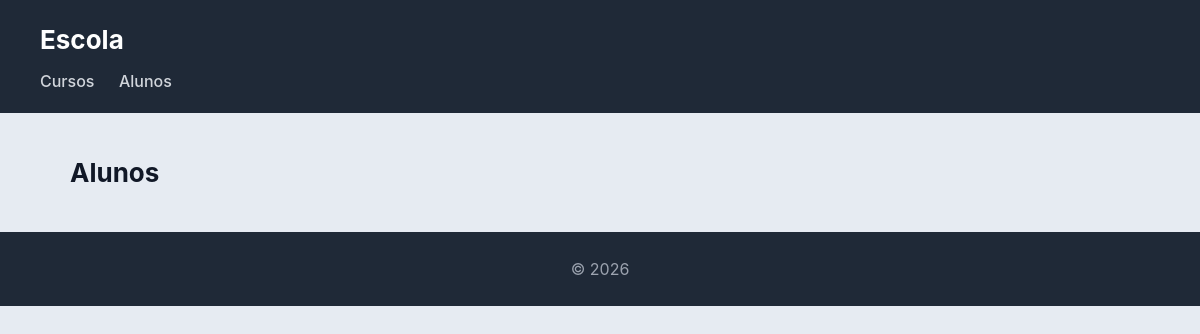
Page /cursos/alunos/ on the earlier database version.
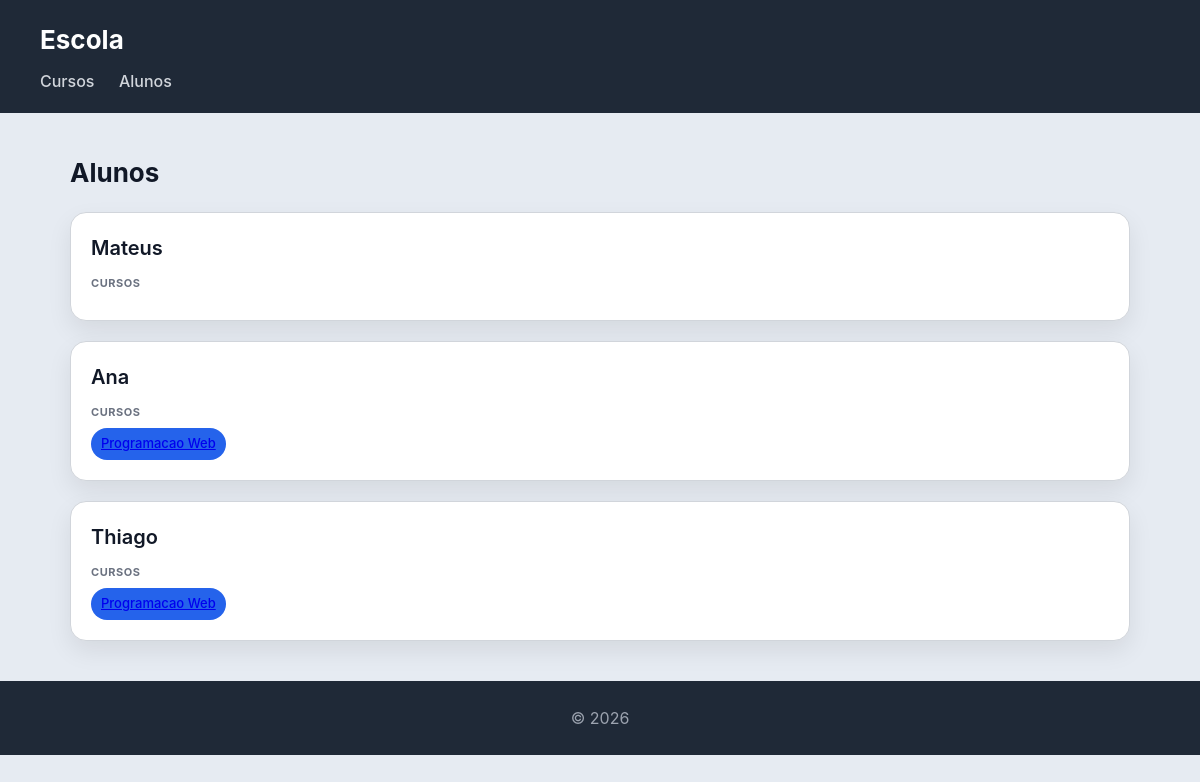
Same page on the later database version.
### cursos/models.py (models this page shows)
class Aluno(models.Model):
    nome = models.CharField(max_length=100)
    numero = models.CharField(max_length=20, unique=True)
    def __str__(self):
        return self.nome

class Curso(models.Model):
    nome = models.CharField(max_length=100)
    imagem = models.ImageField(upload_to='cursos/')
    professor = models.ForeignKey(Professor, on_delete=models.CASCADE, related_name='cursos')
    alunos = models.ManyToManyField(Aluno, related_name='cursos')
    def __str__(self):
        return self.nome

### cursos/views.py (the view)
# urls.py: path('alunos/', views.alunos_view, name='alunos'),
def alunos_view(request):
    alunos = Aluno.objects.all()
    return render(request, "cursos/alunos.html", {"alunos": alunos})

### cursos/templates/cursos/alunos.html
{% extends "cursos/base.html" %}
{% block content %}
<h2>Alunos</h2>
<section>
    {% for aluno in alunos %}
    <article>
        <header>
            <h3>{{ aluno }}</h3>
        </header>
        <section>
            <h4>Cursos</h4>
            <ul>
                {% for curso in aluno.cursos.all %}
                    <li>
                        <a href="{% url 'curso' curso.id %}">
                        {{ curso }}
                        </a>
                    </li>
               {% endfor %}
            </ul>
        </section>
    </article>
    {% endfor %}
</section>
{% endblock %}

### cursos/templates/cursos/base.html (shortened to what this page needs)
<!DOCTYPE html>
<html lang="pt">
<head>
    {% load static %}
    <link rel="stylesheet" href="{% static 'cursos/styles.css' %}">
</head>
<body>
    <header>
        <h1>Escola</h1>
        <nav>
            <a href="{% url 'cursos' %}">Cursos</a>
            <a href="{% url 'alunos' %}">Alunos</a>
        </nav>
    </header>
    <main>
        {% block content %}{% endblock %}
    </main>
    <footer>
        <p>&copy; 2026</p>
    </footer>
</body>
</html>

### cursos/static/cursos/styles.css (style rules this page uses)
* { box-sizing: border-box; margin: 0; padding: 0; }
body { font-family: "Inter", "Segoe UI", system-ui, -apple-system, sans-serif; background: #e6ebf2; color: #111827; line-height: 1.5; }
body > header { background: #1f2937; color: white; padding: 20px 40px; }
body > header h1 { font-size: 26px; }
body > header nav { margin-top: 10px; }
body > header nav a { color: #d1d5db; margin-right: 20px; text-decoration: none; font-weight: 500; }
main { max-width: 1100px; margin: 40px auto; padding: 0 20px; }
h2 { margin-bottom: 20px; font-size: 26px; }
section > article { background: white; padding: 20px; border-radius: 16px; border: 1px solid #d1d5db; box-shadow: 0 10px 25px rgba(0,0,0,0.08); transition: all 0.25s ease; margin-bottom: 20px; }
article > header { margin-bottom: 12px; }
article > header > h3 { font-size: 20px; font-weight: 600; margin-bottom: 4px; }
article > section { margin-top: 10px; }
article > section > h4 { font-size: 11px; text-transform: uppercase; color: #6b7280; margin-bottom: 8px; letter-spacing: 0.05em; }
article > section > ul { list-style: none; display: flex; flex-wrap: wrap; gap: 8px; }
article > section > ul > li { background: #2563eb; color: white; padding: 6px 10px; border-radius: 999px; font-size: 13px; font-weight: 500; }
footer { text-align: center; padding: 25px; background: #1f2937; color: #9ca3af; margin-top: 40px; }

Differences in the rows shown:
added Aluno: nome "Mateus"
added Aluno: nome "Ana"
added Curso: nome "Programacao Web"
added Aluno: nome "Thiago"
